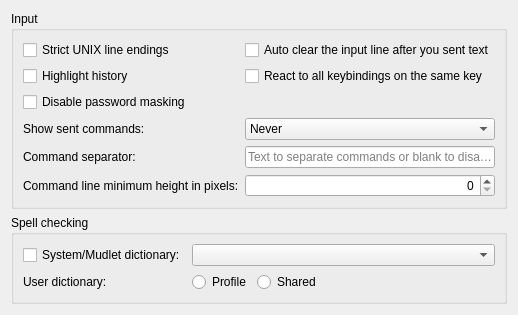
     <widget class="QWidget" name="tab_inputLine">
      <property name="sizePolicy">
       <sizepolicy hsizetype="Expanding" vsizetype="Expanding">
        <horstretch>0</horstretch>
        <verstretch>0</verstretch>
       </sizepolicy>
      </property>
      <attribute name="title">
       <string>Input line</string>
      </attribute>
      <layout class="QVBoxLayout" name="vBoxLayout_tab_inputline" stretch="0,0,0">
       <item>
        <widget class="QGroupBox" name="groupBox_input">
         <property name="enabled">
          <bool>true</bool>
         </property>
         <property name="title">
          <string>Input</string>
         </property>
         <layout class="QGridLayout" name="gridLayout_groupBox_input">
          <item row="0" column="0">
           <widget class="QCheckBox" name="USE_UNIX_EOL">
            <property name="sizePolicy">
             <sizepolicy hsizetype="MinimumExpanding" vsizetype="Fixed">
              <horstretch>0</horstretch>
              <verstretch>0</verstretch>
             </sizepolicy>
            </property>
            <property name="toolTip">
             <string>&lt;p&gt;Use strict UNIX line endings on commands for old UNIX servers that can't handle windows line endings correctly.&lt;/p&gt;</string>
            </property>
            <property name="accessibleDescription">
             <string>Use strict UNIX line endings on commands for old UNIX servers that can't handle windows line endings correctly.</string>
            </property>
            <property name="text">
             <string>Strict UNIX line endings</string>
            </property>
           </widget>
          </item>
          <item row="0" column="1">
           <widget class="QCheckBox" name="auto_clear_input_line_checkbox">
            <property name="sizePolicy">
             <sizepolicy hsizetype="MinimumExpanding" vsizetype="Fixed">
              <horstretch>0</horstretch>
              <verstretch>0</verstretch>
             </sizepolicy>
            </property>
            <property name="text">
             <string>Auto clear the input line after you sent text</string>
            </property>
           </widget>
          </item>
          <item row="1" column="0">
           <widget class="QCheckBox" name="checkBox_highlightHistory">
            <property name="sizePolicy">
             <sizepolicy hsizetype="MinimumExpanding" vsizetype="Fixed">
              <horstretch>0</horstretch>
              <verstretch>0</verstretch>
             </sizepolicy>
            </property>
            <property name="toolTip">
             <string>&lt;p&gt;Highlights your input line text when scrolling through your history for easy cancellation.&lt;/p&gt;</string>
            </property>
            <property name="accessibleDescription">
             <string>Highlights your input line text when scrolling through your history for easy cancellation.</string>
            </property>
            <property name="text">
             <string>Highlight history</string>
            </property>
           </widget>
          </item>
          <item row="1" column="1">
           <widget class="QCheckBox" name="checkBox_runAllKeyBindings">
            <property name="sizePolicy">
             <sizepolicy hsizetype="MinimumExpanding" vsizetype="Fixed">
              <horstretch>0</horstretch>
              <verstretch>0</verstretch>
             </sizepolicy>
            </property>
            <property name="toolTip">
             <string>&lt;p&gt;Check all Key-bindings against key-presses.&lt;/p&gt;&lt;p&gt;&lt;i&gt;Versions of Mudlet prior to &lt;b&gt;3.9.0&lt;/b&gt; would stop checking after the first matching combination of&lt;/i&gt; KeyCode &lt;i&gt;and&lt;/i&gt; KeyModifier &lt;i&gt;was found and then send the command and/or run the script of that Key-binding only.  This&lt;/i&gt; per-profile &lt;i&gt;option tells Mudlet to check and run the remaining matches; but, to retain compatibility with previous versions, defaults to the &lt;b&gt;un&lt;/b&gt;-checked state.&lt;/i&gt;&lt;/p&gt;</string>
            </property>
            <property name="accessibleDescription">
             <string>When checked, every key-binding that matches a key-press is run, not only the first match. Off by default for compatibility with older Mudlet behaviour.</string>
            </property>
            <property name="text">
             <string>React to all keybindings on the same key</string>
            </property>
           </widget>
          </item>
          <item row="2" column="0">
           <widget class="QCheckBox" name="disable_password_masking_checkbox">
            <property name="sizePolicy">
             <sizepolicy hsizetype="MinimumExpanding" vsizetype="Fixed">
              <horstretch>0</horstretch>
              <verstretch>0</verstretch>
             </sizepolicy>
            </property>
            <property name="toolTip">
             <string>&lt;p&gt;Disable password masking when servers request hidden input.&lt;/p&gt;&lt;p&gt;&lt;b&gt;Warning:&lt;/b&gt; This is not recommended for security reasons as passwords will be visible in plain text.&lt;/p&gt;</string>
            </property>
            <property name="accessibleDescription">
             <string>Disable password masking when servers request hidden input. Warning: This is not recommended for security reasons as passwords will be visible in plain text.</string>
            </property>
            <property name="text">
             <string>Disable password masking</string>
            </property>
           </widget>
          </item>
          <item row="2" column="1">
           <spacer name="horizontalSpacer_disable_password_masking">
            <property name="orientation">
             <enum>Qt::Orientation::Horizontal</enum>
            </property>
            <property name="sizeHint" stdset="0">
             <size>
              <width>40</width>
              <height>20</height>
             </size>
            </property>
           </spacer>
          </item>
          <item row="3" column="0">
           <widget class="QLabel" name="label_show_sent_text">
            <property name="text">
             <string>Show sent commands:</string>
            </property>
            <property name="buddy">
             <cstring>show_sent_text_combobox</cstring>
            </property>
           </widget>
          </item>
          <item row="3" column="1">
           <widget class="QComboBox" name="show_sent_text_combobox">
            <property name="sizePolicy">
             <sizepolicy hsizetype="MinimumExpanding" vsizetype="Fixed">
              <horstretch>0</horstretch>
              <verstretch>0</verstretch>
             </sizepolicy>
            </property>
            <property name="toolTip">
             <string>&lt;p&gt;Controls how sent commands are echoed in the display box:&lt;/p&gt;
&lt;ul&gt;
&lt;li&gt;&lt;b&gt;Never&lt;/b&gt;: Commands are never shown regardless of script settings&lt;/li&gt;
&lt;li&gt;&lt;b&gt;Script controlled&lt;/b&gt;: Scripts can control visibility using send(cmd, true/false)&lt;/li&gt;
&lt;li&gt;&lt;b&gt;Always&lt;/b&gt;: Commands are always shown regardless of script settings&lt;/li&gt;
&lt;/ul&gt;
&lt;p&gt;&lt;i&gt;This can be disabled by the game server if it negotiates to use the telnet ECHO option.&lt;/i&gt;&lt;/p&gt;</string>
            </property>
            <property name="accessibleDescription">
             <string>Controls how sent commands are echoed in the display. Never means commands are never shown; Script controlled lets scripts decide via the second argument to send(); Always shows commands regardless of script settings. The game server can override this by negotiating the telnet ECHO option.</string>
            </property>
            <item>
             <property name="text">
              <string>Never</string>
             </property>
            </item>
            <item>
             <property name="text">
              <string>Script controlled</string>
             </property>
            </item>
            <item>
             <property name="text">
              <string>Always</string>
             </property>
            </item>
           </widget>
          </item>
          <item row="4" column="0">
           <widget class="QLabel" name="label_commandSeparator">
            <property name="text">
             <string>Command separator:</string>
            </property>
            <property name="buddy">
             <cstring>command_separator_lineedit</cstring>
            </property>
           </widget>
          </item>
          <item row="4" column="1">
           <widget class="QLineEdit" name="command_separator_lineedit">
            <property name="sizePolicy">
             <sizepolicy hsizetype="MinimumExpanding" vsizetype="Fixed">
              <horstretch>0</horstretch>
              <verstretch>0</verstretch>
             </sizepolicy>
            </property>
            <property name="placeholderText">
             <string>Text to separate commands or blank to disable</string>
            </property>
           </widget>
          </item>
          <item row="5" column="0">
           <widget class="QLabel" name="label_commandLineMinimumHeight">
            <property name="text">
             <string>Command line minimum height in pixels:</string>
            </property>
            <property name="buddy">
             <cstring>commandLineMinimumHeight</cstring>
            </property>
           </widget>
          </item>
          <item row="5" column="1">
           <widget class="QSpinBox" name="commandLineMinimumHeight">
            <property name="sizePolicy">
             <sizepolicy hsizetype="Preferred" vsizetype="Preferred">
              <horstretch>0</horstretch>
              <verstretch>0</verstretch>
             </sizepolicy>
            </property>
            <property name="alignment">
             <set>Qt::AlignmentFlag::AlignRight|Qt::AlignmentFlag::AlignTrailing|Qt::AlignmentFlag::AlignVCenter</set>
            </property>
            <property name="maximum">
             <number>300</number>
            </property>
           </widget>
          </item>
         </layout>
        </widget>
       </item>
       <item>
        <widget class="QGroupBox" name="groupBox_spellCheck">
         <property name="toolTip">
          <string notr="true"/>
         </property>
         <property name="title">
          <string>Spell checking</string>
         </property>
         <layout class="QGridLayout" name="gridLayout_groupBox_spellCheck">
          <item row="0" column="0">
           <widget class="QCheckBox" name="checkBox_spellCheck">
            <property name="toolTip">
             <string>&lt;p&gt;This option controls spell-checking on the command line in the main console for this profile.&lt;/p&gt;</string>
            </property>
            <property name="accessibleDescription">
             <string>This option controls spell-checking on the command line in the main console for this profile.</string>
            </property>
            <property name="text">
             <string>System/Mudlet dictionary:</string>
            </property>
           </widget>
          </item>
          <item row="0" column="1" colspan="4">
           <widget class="QComboBox" name="comboBox_dictionary">
            <property name="sizePolicy">
             <sizepolicy hsizetype="MinimumExpanding" vsizetype="Fixed">
              <horstretch>0</horstretch>
              <verstretch>0</verstretch>
             </sizepolicy>
            </property>
           </widget>
          </item>
          <item row="2" column="0">
           <widget class="QLabel" name="label_radioButton_userDictionary">
            <property name="sizePolicy">
             <sizepolicy hsizetype="Minimum" vsizetype="Preferred">
              <horstretch>0</horstretch>
              <verstretch>0</verstretch>
             </sizepolicy>
            </property>
            <property name="text">
             <string>User dictionary: </string>
            </property>
           </widget>
          </item>
          <item row="2" column="1">
           <widget class="QRadioButton" name="radioButton_userDictionary_profile">
            <property name="toolTip">
             <string>&lt;p&gt;A user dictionary specific to this profile will be available. This will be on the command line (words which are in it will appear with a dashed cyan underline) and in the lua sub-system.&lt;/p&gt;</string>
            </property>
            <property name="accessibleDescription">
             <string>A user dictionary specific to this profile will be available. This will be on the command line (words which are in it will appear with a dashed cyan underline) and in the lua sub-system.</string>
            </property>
            <property name="text">
             <string>Profile</string>
            </property>
           </widget>
          </item>
          <item row="2" column="2">
           <widget class="QRadioButton" name="radioButton_userDictionary_common">
            <property name="toolTip">
             <string>&lt;p&gt;A user dictionary that is shared between all profiles (which have this option selected) will be available. This will be on the command line (words which are in it will appear with a dashed cyan underline) and in the lua sub-system.&lt;/p&gt;</string>
            </property>
            <property name="accessibleDescription">
             <string>A user dictionary that is shared between all profiles (which have this option selected) will be available. This will be on the command line (words which are in it will appear with a dashed cyan underline) and in the lua sub-system.</string>
            </property>
            <property name="text">
             <string>Shared</string>
            </property>
           </widget>
          </item>
          <item row="2" column="4">
           <spacer name="horizontalSpacer_radioButtons_userDictionary">
            <property name="orientation">
             <enum>Qt::Orientation::Horizontal</enum>
            </property>
            <property name="sizeHint" stdset="0">
             <size>
              <width>40</width>
              <height>20</height>
             </size>
            </property>
           </spacer>
          </item>
         </layout>
        </widget>
       </item>
       <item>
        <spacer name="verticalSpacer_inputLine">
         <property name="orientation">
          <enum>Qt::Orientation::Vertical</enum>
         </property>
         <property name="sizeHint" stdset="0">
          <size>
           <width>0</width>
           <height>0</height>
          </size>
         </property>
        </spacer>
       </item>
      </layout>
     </widget>
